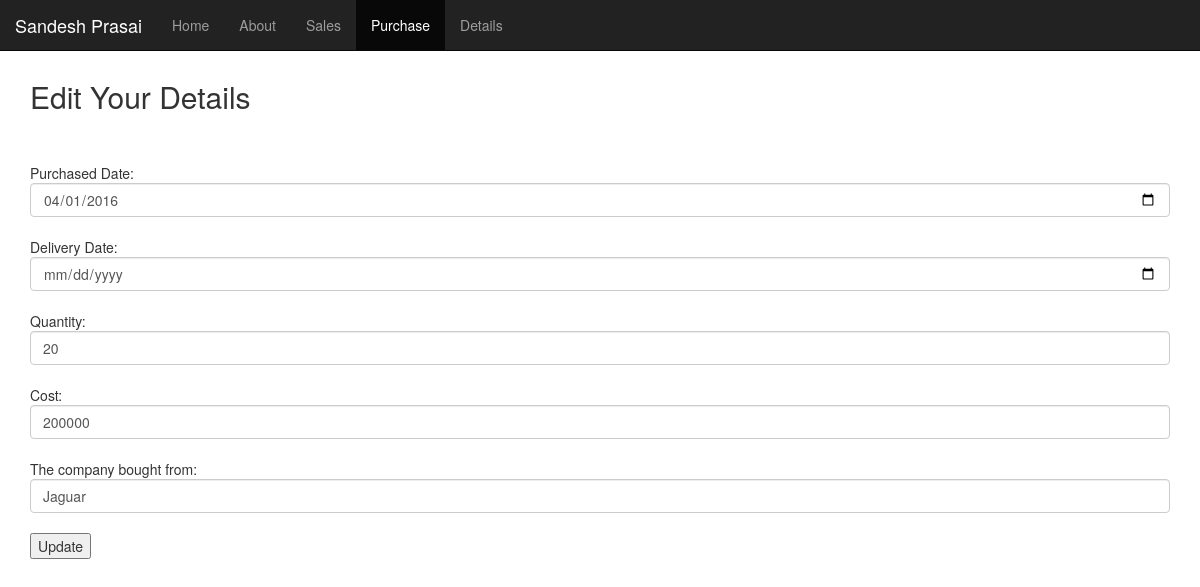
/edit_purchase.php?edit=1, run on the app's committed database.
### tables this page shows
CREATE TABLE IF NOT EXISTS `purchase` (
  `id` int(11) NOT NULL,
  `pdate` date NOT NULL,
  `ddate` int(200) NOT NULL,
  `qunty` varchar(200) NOT NULL,
  `cost` int(200) NOT NULL,
  `cname` varchar(200) NOT NULL
);

### edit_purchase.php (the view, shortened to what this page needs)
<!DOCTYPE html>
<html lang="en">
<head>
  <link rel="stylesheet" href="http://maxcdn.bootstrapcdn.com/bootstrap/3.3.6/css/bootstrap.min.css">
</head>
<body>
<?php
include("purchase/nav.php");
?>
<?php
$edit_id = $_GET['edit'];
$run = mysql_query("select * from purchase where id = " . $edit_id);
while($row = mysql_fetch_array($run)){
  $id = $row[0];
  $pdate  = $row[1];
  $ddate = $row[2];
  $qunty = $row[3];
  $cost = $row[4];
  $cname = $row[5];
}
?>
<div class="container">
<form action="edit_purchase.php?edit_form=<?php echo $id ?>" method="post">
  <br />
  <br />
  <br />
  <h2>Edit Your Details</h2>
 <br />
  <br />
  Purchased Date:
    <input type="date" name="update" class="form-control" value="<?php echo $pdate?>"/><br/>
  Delivery Date:
    <input type="date" name="uddate" class="form-control" value="<?php echo $ddate?>"/><br/>
  Quantity:
    <input type="text" name="uqunty" placeholder="Quantity" class="form-control"  value="<?php echo $qunty?>"><br/>
  Cost:
    <input type="text" name="ucost" placeholder="Cost" class="form-control"  value="<?php echo $cost?>"/><br/>
   The company bought from:</label>
    <input type="text" name="ucname" placeholder="Company name" class="form-control" value="<?php echo $cname?>"/><br/>
  <button type="submit" name="up" value="Update">Update</button>
</form>
</div>
</body>
</html>

### data on the page
purchase: update "04/01/2016", uqunty "20", ucost "200000", ucname "Jaguar"
